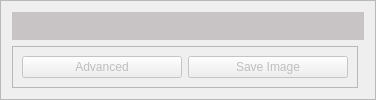
            <widget class="QFrame" name="CheckedImageFrame">
             <property name="frameShape">
              <enum>QFrame::StyledPanel</enum>
             </property>
             <property name="frameShadow">
              <enum>QFrame::Raised</enum>
             </property>
             <layout class="QGridLayout" name="gridLayout_2">
              <item row="0" column="0" colspan="2">
               <widget class="QLabel" name="CheckedImage">
                <property name="minimumSize">
                 <size>
                  <width>0</width>
                  <height>0</height>
                 </size>
                </property>
                <property name="maximumSize">
                 <size>
                  <width>16777215</width>
                  <height>16777215</height>
                 </size>
                </property>
                <property name="palette">
                 <palette>
                  <active>
                   <colorrole role="WindowText">
                    <brush brushstyle="SolidPattern">
                     <color alpha="255">
                      <red>0</red>
                      <green>0</green>
                      <blue>0</blue>
                     </color>
                    </brush>
                   </colorrole>
                   <colorrole role="Button">
                    <brush brushstyle="SolidPattern">
                     <color alpha="255">
                      <red>200</red>
                      <green>195</green>
                      <blue>197</blue>
                     </color>
                    </brush>
                   </colorrole>
                   <colorrole role="Light">
                    <brush brushstyle="SolidPattern">
                     <color alpha="255">
                      <red>255</red>
                      <green>255</green>
                      <blue>255</blue>
                     </color>
                    </brush>
                   </colorrole>
                   <colorrole role="Midlight">
                    <brush brushstyle="SolidPattern">
                     <color alpha="255">
                      <red>227</red>
                      <green>225</green>
                      <blue>226</blue>
                     </color>
                    </brush>
                   </colorrole>
                   <colorrole role="Dark">
                    <brush brushstyle="SolidPattern">
                     <color alpha="255">
                      <red>100</red>
                      <green>97</green>
                      <blue>98</blue>
                     </color>
                    </brush>
                   </colorrole>
                   <colorrole role="Mid">
                    <brush brushstyle="SolidPattern">
                     <color alpha="255">
                      <red>133</red>
                      <green>130</green>
                      <blue>131</blue>
                     </color>
                    </brush>
                   </colorrole>
                   <colorrole role="Text">
                    <brush brushstyle="SolidPattern">
                     <color alpha="255">
                      <red>0</red>
                      <green>0</green>
                      <blue>0</blue>
                     </color>
                    </brush>
                   </colorrole>
                   <colorrole role="BrightText">
                    <brush brushstyle="SolidPattern">
                     <color alpha="255">
                      <red>255</red>
                      <green>255</green>
                      <blue>255</blue>
                     </color>
                    </brush>
                   </colorrole>
                   <colorrole role="ButtonText">
                    <brush brushstyle="SolidPattern">
                     <color alpha="255">
                      <red>0</red>
                      <green>0</green>
                      <blue>0</blue>
                     </color>
                    </brush>
                   </colorrole>
                   <colorrole role="Base">
                    <brush brushstyle="SolidPattern">
                     <color alpha="255">
                      <red>255</red>
                      <green>255</green>
                      <blue>255</blue>
                     </color>
                    </brush>
                   </colorrole>
                   <colorrole role="Window">
                    <brush brushstyle="SolidPattern">
                     <color alpha="255">
                      <red>200</red>
                      <green>195</green>
                      <blue>197</blue>
                     </color>
                    </brush>
                   </colorrole>
                   <colorrole role="Shadow">
                    <brush brushstyle="SolidPattern">
                     <color alpha="255">
                      <red>0</red>
                      <green>0</green>
                      <blue>0</blue>
                     </color>
                    </brush>
                   </colorrole>
                   <colorrole role="AlternateBase">
                    <brush brushstyle="SolidPattern">
                     <color alpha="255">
                      <red>227</red>
                      <green>225</green>
                      <blue>226</blue>
                     </color>
                    </brush>
                   </colorrole>
                   <colorrole role="ToolTipBase">
                    <brush brushstyle="SolidPattern">
                     <color alpha="255">
                      <red>255</red>
                      <green>255</green>
                      <blue>220</blue>
                     </color>
                    </brush>
                   </colorrole>
                   <colorrole role="ToolTipText">
                    <brush brushstyle="SolidPattern">
                     <color alpha="255">
                      <red>0</red>
                      <green>0</green>
                      <blue>0</blue>
                     </color>
                    </brush>
                   </colorrole>
                  </active>
                  <inactive>
                   <colorrole role="WindowText">
                    <brush brushstyle="SolidPattern">
                     <color alpha="255">
                      <red>0</red>
                      <green>0</green>
                      <blue>0</blue>
                     </color>
                    </brush>
                   </colorrole>
                   <colorrole role="Button">
                    <brush brushstyle="SolidPattern">
                     <color alpha="255">
                      <red>200</red>
                      <green>195</green>
                      <blue>197</blue>
                     </color>
                    </brush>
                   </colorrole>
                   <colorrole role="Light">
                    <brush brushstyle="SolidPattern">
                     <color alpha="255">
                      <red>255</red>
                      <green>255</green>
                      <blue>255</blue>
                     </color>
                    </brush>
                   </colorrole>
                   <colorrole role="Midlight">
                    <brush brushstyle="SolidPattern">
                     <color alpha="255">
                      <red>227</red>
                      <green>225</green>
                      <blue>226</blue>
                     </color>
                    </brush>
                   </colorrole>
                   <colorrole role="Dark">
                    <brush brushstyle="SolidPattern">
                     <color alpha="255">
                      <red>100</red>
                      <green>97</green>
                      <blue>98</blue>
                     </color>
                    </brush>
                   </colorrole>
                   <colorrole role="Mid">
                    <brush brushstyle="SolidPattern">
                     <color alpha="255">
                      <red>133</red>
                      <green>130</green>
                      <blue>131</blue>
                     </color>
                    </brush>
                   </colorrole>
                   <colorrole role="Text">
                    <brush brushstyle="SolidPattern">
                     <color alpha="255">
                      <red>0</red>
                      <green>0</green>
                      <blue>0</blue>
                     </color>
                    </brush>
                   </colorrole>
                   <colorrole role="BrightText">
                    <brush brushstyle="SolidPattern">
                     <color alpha="255">
                      <red>255</red>
                      <green>255</green>
                      <blue>255</blue>
                     </color>
                    </brush>
                   </colorrole>
                   <colorrole role="ButtonText">
                    <brush brushstyle="SolidPattern">
                     <color alpha="255">
                      <red>0</red>
                      <green>0</green>
                      <blue>0</blue>
                     </color>
                    </brush>
                   </colorrole>
                   <colorrole role="Base">
                    <brush brushstyle="SolidPattern">
                     <color alpha="255">
                      <red>255</red>
                      <green>255</green>
                      <blue>255</blue>
                     </color>
                    </brush>
                   </colorrole>
                   <colorrole role="Window">
                    <brush brushstyle="SolidPattern">
                     <color alpha="255">
                      <red>200</red>
                      <green>195</green>
                      <blue>197</blue>
                     </color>
                    </brush>
                   </colorrole>
                   <colorrole role="Shadow">
                    <brush brushstyle="SolidPattern">
                     <color alpha="255">
                      <red>0</red>
                      <green>0</green>
                      <blue>0</blue>
                     </color>
                    </brush>
                   </colorrole>
                   <colorrole role="AlternateBase">
                    <brush brushstyle="SolidPattern">
                     <color alpha="255">
                      <red>227</red>
                      <green>225</green>
                      <blue>226</blue>
                     </color>
                    </brush>
                   </colorrole>
                   <colorrole role="ToolTipBase">
                    <brush brushstyle="SolidPattern">
                     <color alpha="255">
                      <red>255</red>
                      <green>255</green>
                      <blue>220</blue>
                     </color>
                    </brush>
                   </colorrole>
                   <colorrole role="ToolTipText">
                    <brush brushstyle="SolidPattern">
                     <color alpha="255">
                      <red>0</red>
                      <green>0</green>
                      <blue>0</blue>
                     </color>
                    </brush>
                   </colorrole>
                  </inactive>
                  <disabled>
                   <colorrole role="WindowText">
                    <brush brushstyle="SolidPattern">
                     <color alpha="255">
                      <red>100</red>
                      <green>97</green>
                      <blue>98</blue>
                     </color>
                    </brush>
                   </colorrole>
                   <colorrole role="Button">
                    <brush brushstyle="SolidPattern">
                     <color alpha="255">
                      <red>200</red>
                      <green>195</green>
                      <blue>197</blue>
                     </color>
                    </brush>
                   </colorrole>
                   <colorrole role="Light">
                    <brush brushstyle="SolidPattern">
                     <color alpha="255">
                      <red>255</red>
                      <green>255</green>
                      <blue>255</blue>
                     </color>
                    </brush>
                   </colorrole>
                   <colorrole role="Midlight">
                    <brush brushstyle="SolidPattern">
                     <color alpha="255">
                      <red>227</red>
                      <green>225</green>
                      <blue>226</blue>
                     </color>
                    </brush>
                   </colorrole>
                   <colorrole role="Dark">
                    <brush brushstyle="SolidPattern">
                     <color alpha="255">
                      <red>100</red>
                      <green>97</green>
                      <blue>98</blue>
                     </color>
                    </brush>
                   </colorrole>
                   <colorrole role="Mid">
                    <brush brushstyle="SolidPattern">
                     <color alpha="255">
                      <red>133</red>
                      <green>130</green>
                      <blue>131</blue>
                     </color>
                    </brush>
                   </colorrole>
                   <colorrole role="Text">
                    <brush brushstyle="SolidPattern">
                     <color alpha="255">
                      <red>100</red>
                      <green>97</green>
                      <blue>98</blue>
                     </color>
                    </brush>
                   </colorrole>
                   <colorrole role="BrightText">
                    <brush brushstyle="SolidPattern">
                     <color alpha="255">
                      <red>255</red>
                      <green>255</green>
                      <blue>255</blue>
                     </color>
                    </brush>
                   </colorrole>
                   <colorrole role="ButtonText">
                    <brush brushstyle="SolidPattern">
                     <color alpha="255">
                      <red>100</red>
                      <green>97</green>
                      <blue>98</blue>
                     </color>
                    </brush>
                   </colorrole>
                   <colorrole role="Base">
                    <brush brushstyle="SolidPattern">
                     <color alpha="255">
                      <red>200</red>
                      <green>195</green>
                      <blue>197</blue>
                     </color>
                    </brush>
                   </colorrole>
                   <colorrole role="Window">
                    <brush brushstyle="SolidPattern">
                     <color alpha="255">
                      <red>200</red>
                      <green>195</green>
                      <blue>197</blue>
                     </color>
                    </brush>
                   </colorrole>
                   <colorrole role="Shadow">
                    <brush brushstyle="SolidPattern">
                     <color alpha="255">
                      <red>0</red>
                      <green>0</green>
                      <blue>0</blue>
                     </color>
                    </brush>
                   </colorrole>
                   <colorrole role="AlternateBase">
                    <brush brushstyle="SolidPattern">
                     <color alpha="255">
                      <red>200</red>
                      <green>195</green>
                      <blue>197</blue>
                     </color>
                    </brush>
                   </colorrole>
                   <colorrole role="ToolTipBase">
                    <brush brushstyle="SolidPattern">
                     <color alpha="255">
                      <red>255</red>
                      <green>255</green>
                      <blue>220</blue>
                     </color>
                    </brush>
                   </colorrole>
                   <colorrole role="ToolTipText">
                    <brush brushstyle="SolidPattern">
                     <color alpha="255">
                      <red>0</red>
                      <green>0</green>
                      <blue>0</blue>
                     </color>
                    </brush>
                   </colorrole>
                  </disabled>
                 </palette>
                </property>
                <property name="autoFillBackground">
                 <bool>true</bool>
                </property>
                <property name="text">
                 <string/>
                </property>
               </widget>
              </item>
              <item row="1" column="0">
               <widget class="QFrame" name="frame">
                <property name="maximumSize">
                 <size>
                  <width>16777215</width>
                  <height>50</height>
                 </size>
                </property>
                <property name="frameShape">
                 <enum>QFrame::StyledPanel</enum>
                </property>
                <property name="frameShadow">
                 <enum>QFrame::Raised</enum>
                </property>
                <layout class="QHBoxLayout" name="horizontalLayout_4">
                 <item>
                  <widget class="QPushButton" name="AdvancedBtn">
                   <property name="enabled">
                    <bool>false</bool>
                   </property>
                   <property name="minimumSize">
                    <size>
                     <width>160</width>
                     <height>0</height>
                    </size>
                   </property>
                   <property name="maximumSize">
                    <size>
                     <width>250</width>
                     <height>16777215</height>
                    </size>
                   </property>
                   <property name="text">
                    <string>Advanced</string>
                   </property>
                  </widget>
                 </item>
                 <item>
                  <widget class="QPushButton" name="SaveImageBtn">
                   <property name="enabled">
                    <bool>false</bool>
                   </property>
                   <property name="minimumSize">
                    <size>
                     <width>160</width>
                     <height>0</height>
                    </size>
                   </property>
                   <property name="maximumSize">
                    <size>
                     <width>150</width>
                     <height>16777215</height>
                    </size>
                   </property>
                   <property name="text">
                    <string>Save Image</string>
                   </property>
                  </widget>
                 </item>
                </layout>
               </widget>
              </item>
             </layout>
            </widget>
